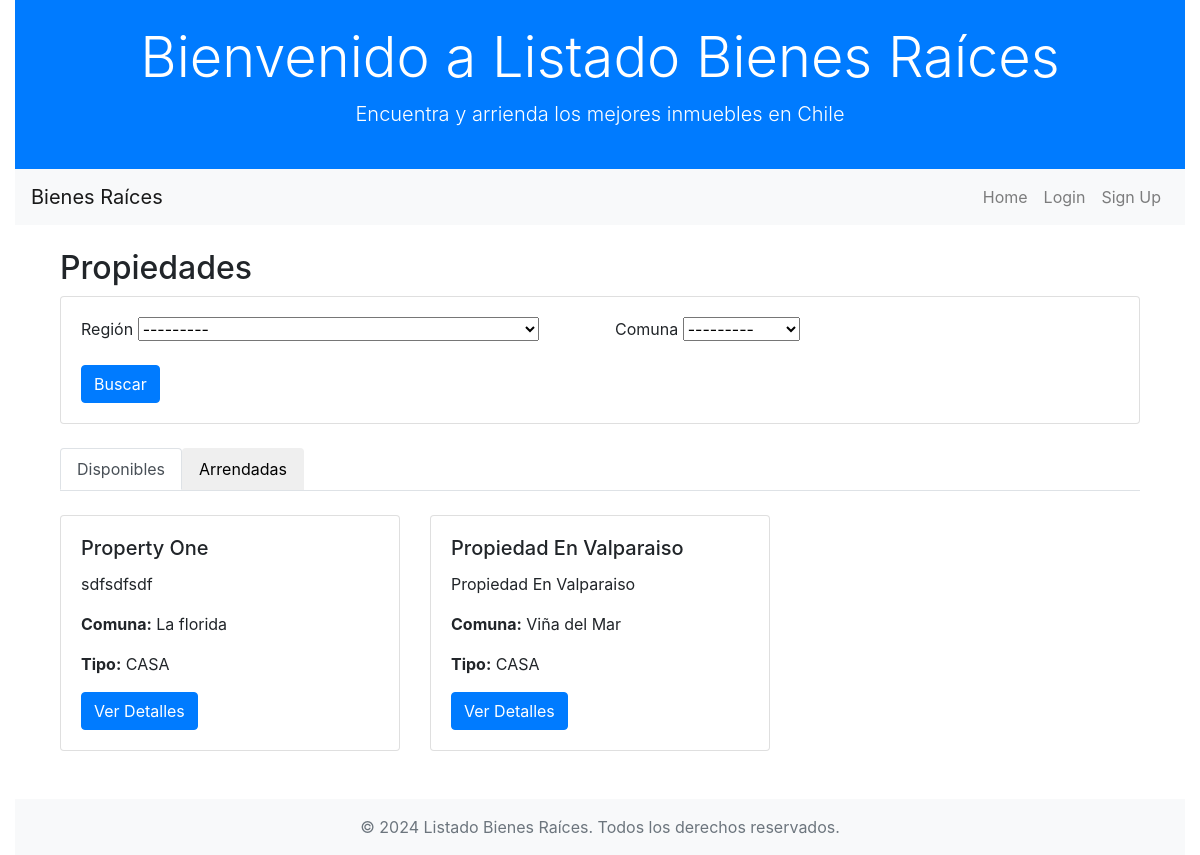
Before: /listings/properties/ with the older database file.
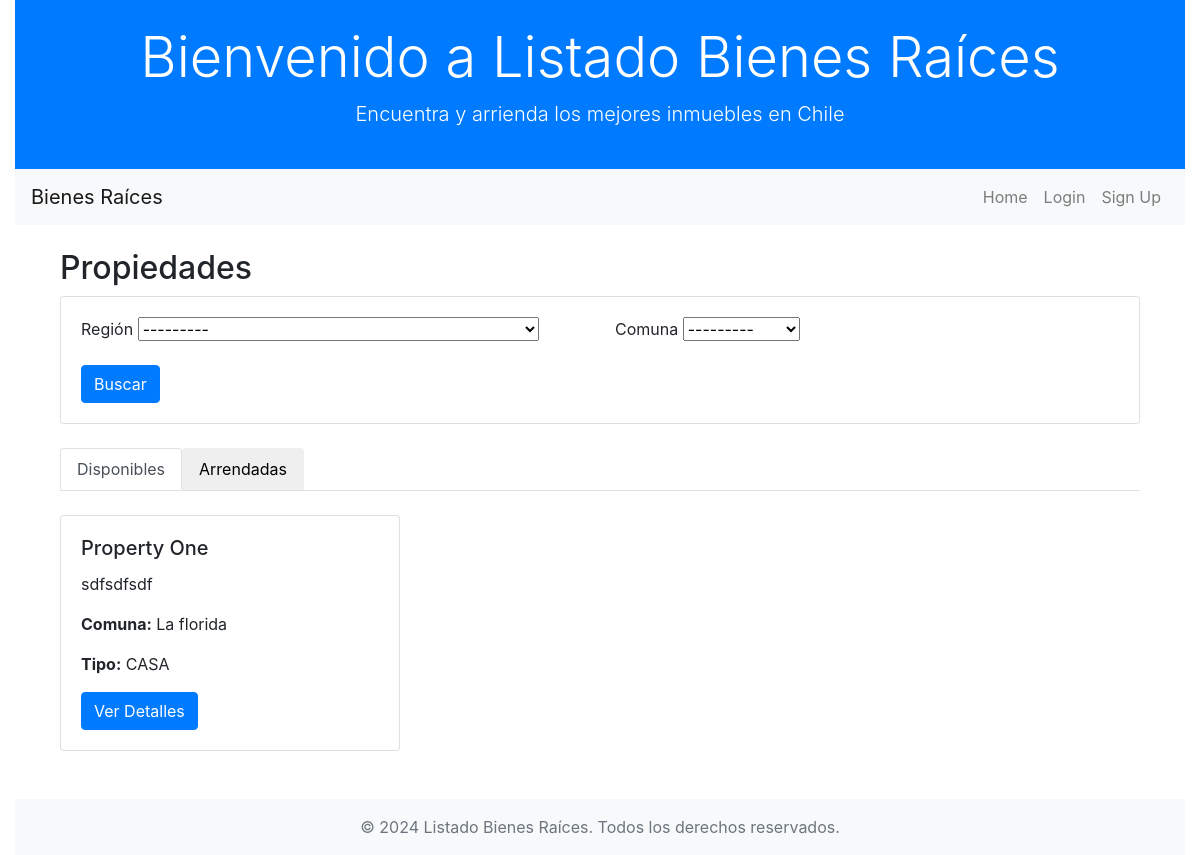
After: the same page with the newer database file.
### listings/models.py (models this page shows, shortened)
class Property(models.Model):
    name = models.CharField(max_length=200)
    description = models.TextField()
    constructed_area = models.FloatField(null=False)
    land_area = models.FloatField(null=False)
    num_parking_spaces = models.IntegerField(default=0)
    num_bedrooms = models.IntegerField(default=0)
    num_bathrooms = models.IntegerField(default=0)
    address = models.CharField(max_length=50, null=False, blank=False)
    monthly_price = models.FloatField(null=False)
    commune = models.ForeignKey(Commune, on_delete=models.CASCADE, null=False)
    region = models.ForeignKey(Region, on_delete=models.CASCADE, null=False)
    property_type = models.ForeignKey(PropertyType, on_delete=models.CASCADE, null=False)
    rented = models.BooleanField(default=False)

class Commune(models.Model):
    name = models.CharField(max_length=100)
    region = models.ForeignKey(Region, on_delete=models.CASCADE)
    def __str__(self):
        return self.name

class PropertyType(models.Model):
    name = models.CharField(max_length=100)

### listings/views.py (the view)
# urls.py: path('properties/', views.property_list, name='property_list'),
def property_list(request):
    if request.method == 'POST':
        form = PropertySearchForm(request.POST)
        if form.is_valid():
            properties = form.search()
        else:
            properties = Property.objects.all()
    else:
        form = PropertySearchForm()
        properties = Property.objects.all()
    rented_properties = properties.filter(rented=True)
    available_properties = properties.filter(rented=False)
    return render(request, 'property_list.html', {
        'form': form,
        'rented_properties': rented_properties,
        'available_properties': available_properties
    })

### listings/forms.py (shortened to what this page needs)
class PropertySearchForm(forms.Form):
    region = forms.ModelChoiceField(
        queryset=Region.objects.all(),
        required=False,
        widget=forms.Select(attrs={'class': 'form-select'})
    )
    commune = forms.ModelChoiceField(
        queryset=Commune.objects.all(),
        required=False,
        widget=forms.Select(attrs={'class': 'form-select'})
    )

### listings/models.py (called while the page is built)
    def __str__(self):
        return self.name

### listings/templates/property_list.html (shortened to what this page needs)
{% extends 'base.html' %}
{% block content %}
<div class="container mt-4">
    <h2>Propiedades</h2>
   <div class="card mb-4">
    <div class="card-body">
        <form method="post">
            <div class="row">
                <div class="col-md-6 mb-3">
                    <label for="id_region" class="form-label">Región</label>
                    {{ form.region }}
                </div>
                <div class="col-md-6 mb-3">
                    <label for="id_commune" class="form-label">Comuna</label>
                    {{ form.commune }}
                </div>
            </div>
            <button type="submit" class="btn btn-primary">Buscar</button>
        </form>
    </div>
</div>
  <nav>
    <div class="nav nav-tabs" id="nav-tab" role="tablist">
      <button class="nav-link active" id="nav-available-tab" data-toggle="tab" data-target="#nav-available" type="button" role="tab" aria-controls="nav-available" aria-selected="true">Disponibles</button>
      <button class="nav-link" id="nav-rented-tab" data-toggle="tab" data-target="#nav-rented" type="button" role="tab" aria-controls="nav-rented" aria-selected="false">Arrendadas</button>
    </div>
  </nav>
  <div class="tab-content" id="nav-tabContent">
    <div class="tab-pane fade show active" id="nav-available" role="tabpanel" aria-labelledby="nav-available-tab">
        <div class="row mt-4">
            {% for property in available_properties %}
            <div class="col-md-4 mb-4">
                <div class="card">
                    <div class="card-body">
                        <h5 class="card-title">{{ property.name }}</h5>
                        <p class="card-text">{{ property.description }}</p>
                        <p class="card-text"><strong>Comuna:</strong> {{ property.commune.name }}</p>
                        <p class="card-text"><strong>Tipo:</strong> {{ property.property_type.name }}</p>
                        <a href="{% url 'property_detail' property.id %}" class="btn btn-primary">Ver Detalles</a>
                    </div>
                </div>
            </div>
            {% endfor %}
        </div>
    </div>
  </div>
</div>
{% endblock %}

### listings/templates/base.html (shortened to what this page needs)
<!DOCTYPE html>
<html lang="es">
<head>
    <link href="https://maxcdn.bootstrapcdn.com/bootstrap/4.0.0/css/bootstrap.min.css" rel="stylesheet">
    <link href="https://cdnjs.cloudflare.com/ajax/libs/select2/4.0.13/css/select2.min.css" rel="stylesheet" />
    {% load static %}
</head>
<body class="container-fluid ">
    {% include 'header.html' %}
    {% include 'navbar.html' %}
    <div class="container">
        {% block content %}{% endblock %}
    </div>
    {% include 'footer.html' %}
</body>
</html>

### listings/templates/header.html
<header class="bg-primary text-white text-center py-4">
    <div class="container">
        <h1 class="display-4">Bienvenido a Listado Bienes Raíces</h1>
        <p class="lead">Encuentra y arrienda los mejores inmuebles en Chile</p>
    </div>
</header>

### listings/templates/navbar.html (shortened to what this page needs)
<nav class="navbar navbar-expand-lg navbar-light bg-light">
    <a class="navbar-brand" href="{% url 'home' %}">Bienes Raíces</a>
    <div class="collapse navbar-collapse" id="navbarNav">
        <ul class="navbar-nav ml-auto">
            <li class="nav-item">
                <a class="nav-link" href="{% url 'home' %}">Home</a>
            </li>
            {% if user.is_authenticated %}
            <li class="nav-item">
                <a class="nav-link" href="{% url 'profile' %}">Mi Perfil</a>
            </li>
            <li class="nav-item">
                <form method="post" action="{% url 'logout' %}">
                  {% csrf_token %}
                  <button type="submit" class="nav-link btn btn-link" >Cerrar Sesión</button>
                </form>
              </li>
            {% else %}
            <li class="nav-item">
                <a class="nav-link" href="{% url 'login' %}">Login</a>
            </li>
            <li class="nav-item">
                <a class="nav-link" href="{% url 'register' %}">Sign Up</a>
            </li>
            {% endif %}
        </ul>
    </div>
</nav>

### listings/templates/footer.html
<footer class="bg-light text-center text-lg-start mt-4 py-3">
    <div class="container">
        <p class="text-muted mb-0">&copy; 2024 Listado Bienes Raíces. Todos los derechos reservados.</p>
    </div>
</footer>

Changed rows visible on the page:
no longer on this page (row edited): Property: name "Propiedad En Valparaiso", description "Propiedad En Valparaiso", commune.name "Viña del Mar", property_type.name "CASA"
